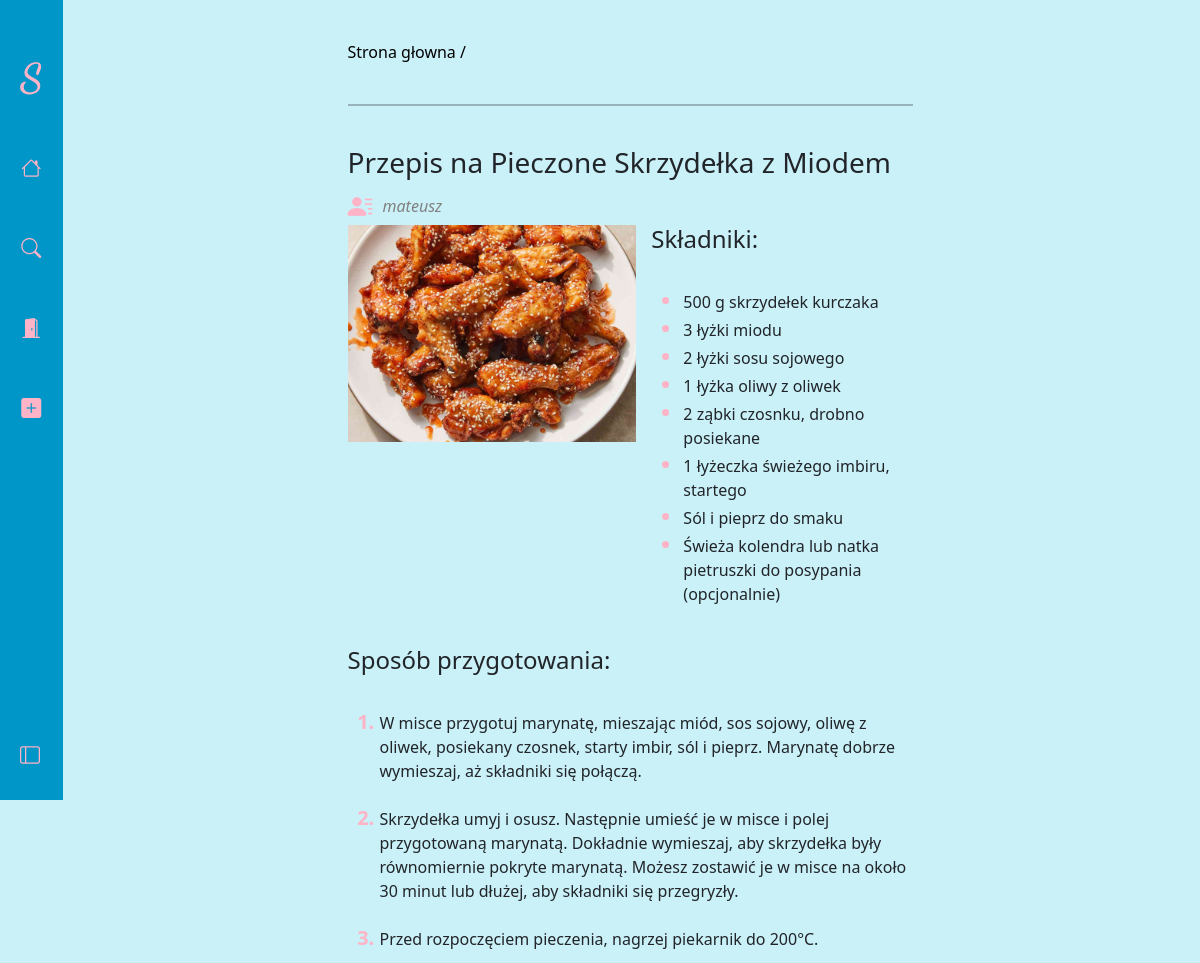
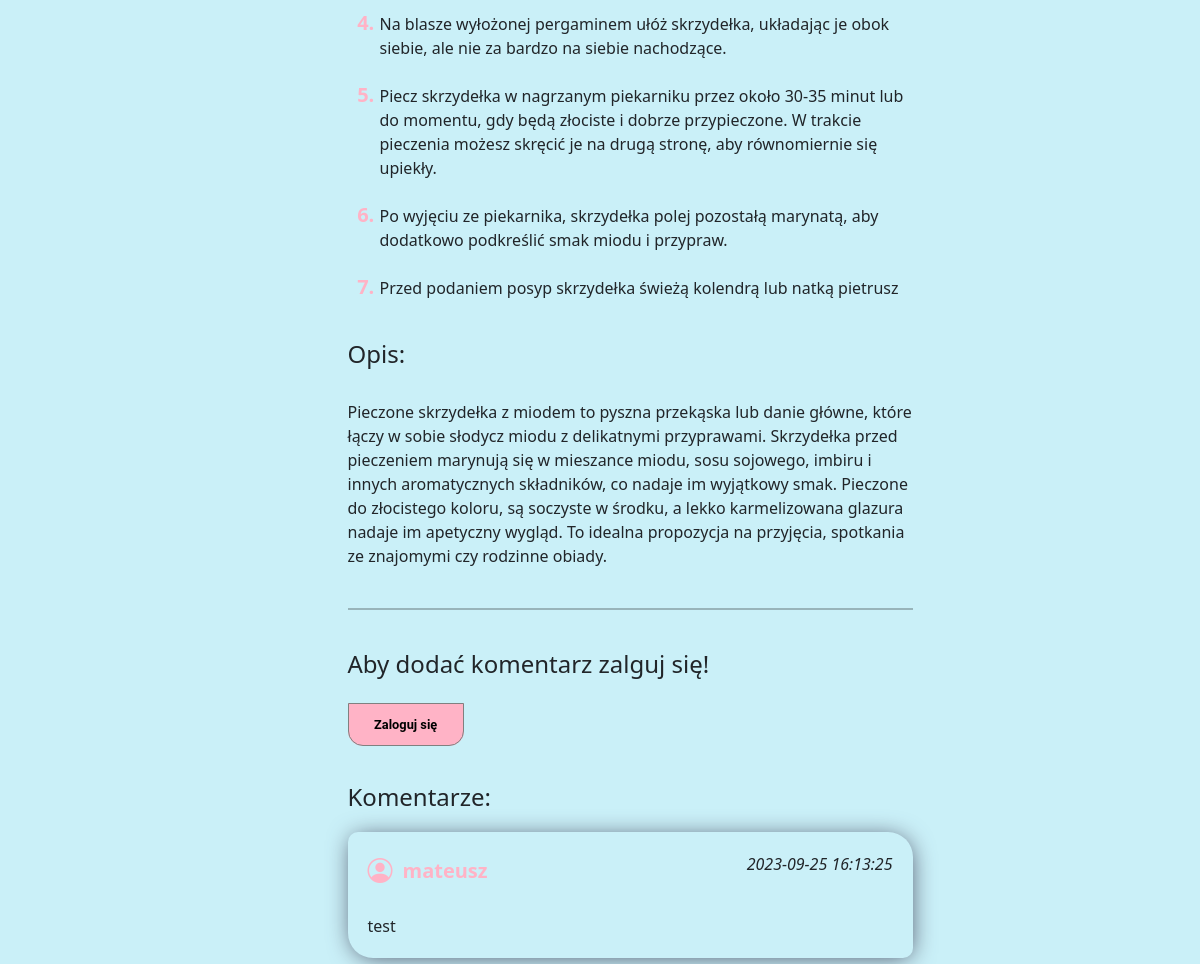
/recipe.php?id=2, run on the app's committed database (2 pictures, top to bottom).
### tables this page shows
CREATE TABLE `post` (
  `id` int(11) NOT NULL,
  `title` varchar(255) NOT NULL,
  `description` text NOT NULL,
  `ingredients` text NOT NULL,
  `preparation` text NOT NULL,
  `date` datetime NOT NULL DEFAULT current_timestamp(),
  `user_id` int(11) NOT NULL,
  `image_path` varchar(255) NOT NULL,
  `categories_id` int(11) NOT NULL,
  `status` int(11) NOT NULL
);

CREATE TABLE `users` (
  `id` int(11) NOT NULL,
  `login` varchar(255) NOT NULL,
  `password` varchar(255) NOT NULL,
  `username` varchar(255) NOT NULL
);

CREATE TABLE `comment` (
  `id` int(11) NOT NULL,
  `date` timestamp NOT NULL DEFAULT current_timestamp(),
  `message` text DEFAULT NULL,
  `user_id` int(11) DEFAULT NULL,
  `post_id` int(11) DEFAULT NULL
);

### recipe.php (the view, shortened to what this page needs)
<!DOCTYPE html>
<html lang="pl">
<head>
    <link href="https://cdn.jsdelivr.net/npm/bootstrap@5.3.1/dist/css/bootstrap.min.css" rel="stylesheet"
>
    <link rel="stylesheet" href="https://cdn.jsdelivr.net/npm/bootstrap-icons@1.10.5/font/bootstrap-icons.css">
    <?php include'config.php'; ?>
    <link rel="stylesheet" href="css/aside.css">
    <link rel="stylesheet" href="css/recipe.css">
</head>
<body>
    <main class="app">
        <?php
            include'header.php';
        ?>
        <section class="main_section">
            <main>
                <header class="page-header">
                    <span>
                        <a href="index.php">Strona głowna /</a>
                    </span>
                </header>
                <br>
                <hr><br>
                <section>
                    <?php
                        $id = $_GET['id'];
                        $sql = "SELECT * FROM post INNER JOIN users ON user_id = users.id WHERE post.id = $id";
                        $res = mysqli_query($conn, $sql);
                        while($recipe = mysqli_fetch_assoc($res)){
                            echo '
                                <div class="title">
                                    <h3>'. $recipe['title'] .'</h3>
                                    <span class="author"> <i class="bi bi-person-lines-fill"></i> <i>'. $recipe['username'] .'</i></span>
                                </div>
                                <div class="top">
                                    <div class="img">
                                        <img src="foto/'. $recipe['image_path'] .'" alt="">
                                    </div>
                                    <br>
                                    <div class="ingredients" style="margin-left: 15px;">
                                        <h4>Składniki:</h4>
                                        <br>
                                        <ul>';
                                            $all = explode('|' , $recipe['ingredients']);
                                            foreach($all as $x){
                                                echo"<li>" . $x . "</li>";
                                            }
                                        echo' </ul>
                                    </div>
                                </div>
                                <br>
                                <div class="bottom">
                                    <div class="preparation">
                                        <h4>Sposób przygotowania:</h4>
                                        <br>
                                        <ol type="1">';
                                            $all = explode('|' , $recipe['preparation']);
                                            foreach($all as $x){
                                                echo"<li>" . $x . "</li>";
                                            }
                                        echo'</ol>
                                    </div>
                                    <br>
                                    <div class="description">
                                        <h4> Opis: </h4>
                                        <br>
                                        '; echo $recipe['description']; echo'
                                        <br><br>
                                    </div>
                            ';
                        }
                    ?>
                        <hr>
                        <br>
                        <div class="comments" id="comments">
                            <?php
                                if(isset($_SESSION['login_status'])){
                            ?>
                                <h4>Dodaj swój komentarz!</h4>
                                <br>
                                <form action="backend-files/addComment.php">
                                    <input type="hidden" name="post_id" value=<?php echo $id ?>>
                                    <textarea name="message" id="" cols="80" rows="5"></textarea>
                                    <input type="submit" value="Wyślij">
                                </form>
                            <?php }else{ ?>
                                <h4>Aby dodać komentarz zalguj się!</h4>
                                <br>
                                <a href="login.php" class="login-button">Zaloguj się</a>
                            <?php } ?>
                            <br><br><br>
                            <h4> Komentarze: </h4>
                                <?php
                                    $sql_comm = "SELECT * FROM comment INNER JOIN users ON user_id = users.id WHERE post_id = $id";
                                    $res_comm = mysqli_query($conn, $sql_comm);
                                    while($comment = mysqli_fetch_assoc($res_comm)){
                                        echo'
                                            <div class="comment">
                                                <div class="top">
                                                    <div class="author">
                                                        <i class="bi bi-person-circle"></i> '. $comment['username'] .'
                                                    </div>
                                                    <i class="date">
                                                        '. $comment['date'] .'
                                                    </i>
                                                </div>
                                                <br>
                                                <div class="message">
                                                    '. $comment['message'] .'
                                                </div>
                                            </div>
                                        ';
                                    }
                                ?>
                            <br><br><br>
                        </div>
                    </div>
                </section>
            </main>
        </section>
    </main>
</body>
</html>

### css/aside.css (style rules this page uses)
body { margin: 0; padding: 0; background-color: #caf0f8; }
a { text-decoration: none; color: black; }
.app { position: relative; min-height: 100vh; height: 100%; }
hr { border: 1px solid black; }
.main_section { position: absolute; top: 40px; left: 65px; right: 5px; height: 100%; }

### css/recipe.css (style rules this page uses)
.main_section main { width: 50%; margin: 0 auto; }
.author { color: gray; display: flex; align-items: center; gap: 10px; }
.author .bi { font-size: 25px; color: #ffb3c6; }
.top { display: flex; }
.img { width: 100%; }
.img img { width: 100%; }
.ingredients { width: auto; }
ol { display: flex; flex-direction: column; gap: 20px; }
li::marker { font-size: 20px; font-weight: 700; color:#ffb3c6; }
.comment { margin: 20px 0; padding: 20px; border-radius: 10px 25px; -webkit-box-shadow: 1px 2px 24px -4px rgba(66, 68, 90, 1); -moz-box-shadow: 1px 2px 24px -4px rgba(66, 68, 90, 1); box-shadow: 1px 2px 24px -4px rgba(66, 68, 90, 1); }
.comment .top { justify-content: space-between; }
.comment .author { font-size: 20px; font-weight: 700; color: #ffb3c6; }
.login-button { background:#FFB3C6 ; border: 1px solid gray; padding: 1em 2em; font-family:'Roboto', sans-serif; font-weight: bold; font-size:.8rem; border-radius: 0 0 15px 15px; }

### data on the page
post: title "Przepis na Pieczone Skrzydełka z Miodem", user.username "mateusz", image_path (picture), ingredients "500 g skrzydełek kurczaka", ingredients "3 łyżki miodu", ingredients "2 łyżki sosu sojowego", ingredients "1 łyżka oliwy z oliwek", ingredients "2 ząbki czosnku, drobno posiekane", ingredients "1 łyżeczka świeżego imbiru, startego", ingredients "Sól i pieprz do smaku", ingredients "Świeża kolendra lub natka pietruszki do posypania (opcjonalnie)", preparation "W misce przygotuj marynatę, mieszając miód, sos sojowy, oliwę z oliwek, posiekany czosnek, starty imbir, sól i pieprz. Marynatę dobrze wymieszaj, aż składniki się połączą.", preparation "Skrzydełka umyj i osusz. Następnie umieść je w misce i polej przygotowaną marynatą. Dokładnie wymieszaj, aby skrzydełka były równomiernie pokryte marynatą. Możesz zostawić je w misce na około 30 minut lub dłużej, aby składniki się przegryzły.", preparation "Przed rozpoczęciem pieczenia, nagrzej piekarnik do 200°C.", preparation "Na blasze wyłożonej pergaminem ułóż skrzydełka, układając je obok siebie, ale nie za bardzo na siebie nachodzące.", preparation "Piecz skrzydełka w nagrzanym piekarniku przez około 30-35 minut lub do momentu, gdy będą złociste i dobrze przypieczone. W trakcie pieczenia możesz skręcić je na drugą stronę, aby równomiernie się upiekły.", preparation "Po wyjęciu ze piekarnika, skrzydełka polej pozostałą marynatą, aby dodatkowo podkreślić smak miodu i przypraw.", preparation "Przed podaniem posyp skrzydełka świeżą kolendrą lub natką pietrusz", description "Pieczone skrzydełka z miodem to pyszna przekąska lub danie główne, które łączy w sobie słodycz miodu z delikatnymi przyprawami. Skrzydełka przed pieczeniem marynują się w mieszance miodu, sosu sojowego, imbiru i innych aromatycznych składników, co nadaje im wyjątkowy smak. Pieczone do złocistego koloru, są soczyste w środku, a lekko karmelizowana glazura nadaje im apetyczny wygląd. To idealna propozycja na przyjęcia, spotkania ze znajomymi czy rodzinne obiady."
comment: user.username "mateusz", date "2023-09-25 16:13:25", message "test"
